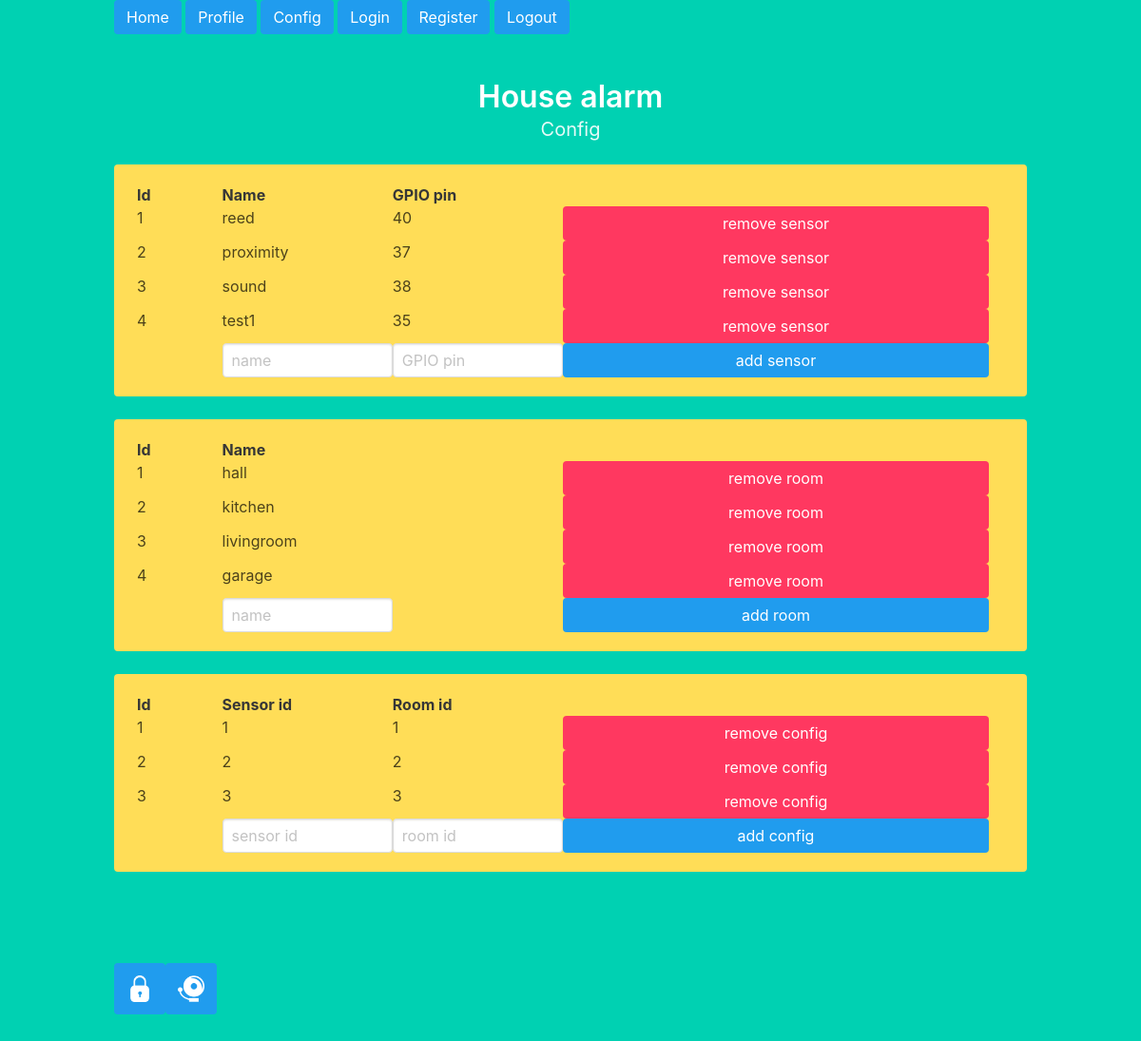
/config/main (signed in), run on the app's committed database.
### tables this page shows
CREATE TABLE "sensors" (
	"id"	INTEGER,
	"name"	TEXT,
	"GPIO_pin"	INTEGER,
	PRIMARY KEY("id")
);

CREATE TABLE "rooms" (
	"id"	INTEGER,
	"name"	TEXT,
	PRIMARY KEY("id")
);

### main.py (the view)
@main.route('/config/<action>', methods=['GET', 'POST'])
@login_required
@roles_accepted('admin','basicuser')
def config(action):
    if request.method == 'POST':
        if action=='addsensor':
            name = request.form.get('name')
            GPIO_pin = int(request.form.get('GPIO_pin'))
            add_sensor(name=name, pin=GPIO_pin)
            return redirect(url_for('main.config', action='main'))
        elif action=='addroom':
            name = request.form.get('name')
            add_room(name=name)
            return redirect(url_for('main.config', action='main'))
        elif action=='addconfig':
            sensor_id = request.form.get('sensor_id')
            room_id = request.form.get('room_id')
            add_config(sensor_id=sensor_id, room_id=room_id)
            return redirect(url_for('main.config', action='main'))
        elif action=='removesensor':
            id = request.form.get('id')
            remove_sensor(id)
            return redirect(url_for('main.config', action='main'))
        elif action=='removeroom':
            id = request.form.get('id')
            remove_room(id)
            return redirect(url_for('main.config', action='main'))
        elif action=='removeconfig':
            id = request.form.get('id')
            remove_config(id)
            return redirect(url_for('main.config', action='main'))
        else:
            return redirect(url_for('main.config', action='main'))
    else:
        config = get_config()
        sensors = get_sensors()
        rooms = get_rooms()
        return render_template('config.html', config=config, sensors=sensors,rooms=rooms)

### raspberry.py (called while the page is built)
def get_config():
    alarm_db = sqlite3.connect('db.sqlite3')
    cur = alarm_db.cursor()
    cmd = """SELECT id, sensor_id, room_id FROM config"""
    cur.execute(cmd)
    rec = cur.fetchall()
    list = []
    for r in rec:
        item = {'id':r[0], 'sensor_id':r[1], 'room_id':r[2]}
        list.append(item)
    return list

def get_rooms():
    alarm_db = sqlite3.connect('db.sqlite3')
    cur = alarm_db.cursor()
    cmd = """SELECT id, name FROM rooms"""
    cur.execute(cmd)
    rec = cur.fetchall()
    list = []
    for r in rec:
        item = {'id':r[0], 'name':r[1]}
        list.append(item)
    return list

def get_sensors():
    alarm_db = sqlite3.connect('db.sqlite3')
    cur = alarm_db.cursor()
    cmd = """SELECT id, name, GPIO_pin FROM sensors"""
    cur.execute(cmd)
    rec = cur.fetchall()
    list = []
    for r in rec:
        item = {'id':r[0], 'name':r[1], 'GPIO_pin':r[2]}
        list.append(item)
    return list

### templates/config.html (shortened to what this page needs)
{% extends "base.html" %}
{% block content %}
<h1 class="title">House alarm</h1>
<h2 class="subtitle">Config</h2>
{% if sensors %}
<div class="notification is-warning">
<table table-layout:auto width="100%" >
<thead>
    <tr>
        <th width="10%">Id</th>
        <th width="20%">Name</th>
        <th width="20%">GPIO pin<th>
    </tr>
</thead>
<tbody>
    {% for sensor in sensors %}
    <tr>
        <td>{{sensor['id']}}</td>
        <td>{{sensor['name']}}</td>
        <td>{{sensor['GPIO_pin']}}</td>
        <td>
            <form method="POST" action="/config/removesensor">
            <button class="button is-block is-danger is-fullwidth">remove sensor</button>
            </form>
        </td>
    </tr>
    {% endfor %}
</tbody>
</table>
<form method="POST" action="/config/addsensor">
<table table-layout:auto width="100%" >
<tbody>
    <tr>
        <td width="10%"></td>
        <td width="20%"><input class="input" type="text" name="name" placeholder="name" autofocus=""></td>
        <td width="20%"><input class="input" type="text" name="GPIO_pin" placeholder="GPIO pin" autofocus=""></td>
        <td>
            <button class="button is-block is-info is-fullwidth">add sensor</button>
        </td>
    </tr>
</tbody>
</table>
</form>
</div>
{% endif %}
{% if rooms %}
<div class="notification is-warning">
<table table-layout:auto width="100%" >
<thead>
    <tr>
        <th width="10%">Id</th>
        <th width="40%">Name</th>
    </tr>
</thead>
<tbody>
    {% for room in rooms %}
    <tr>
        <td>{{room['id']}}</td>
        <td>{{room['name']}}</td>
        <td>
            <form method="POST" action="/config/removeroom">
            <button class="button is-block is-danger is-fullwidth">remove room</button>
            </form>
        </td>
    </tr>
    {% endfor %}
</tbody>
</table>
<form method="POST" action="/config/addroom">
<table table-layout:auto width="100%" >
<tbody>
    <tr>
        <td width="10%"></td>
        <td width="20%"><input class="input" type="text" name="name" placeholder="name" autofocus=""></td>
        <td width="20%"></td>
        <td>
            <button class="button is-block is-info is-fullwidth">add room</button>
        </td>
    </tr>
</tbody>
</table>
</form>
</div>
{% endif %}
{% if config %}
<div class="notification is-warning">
<table table-layout:auto width="100%" >
<thead>
    <tr>
        <th width="10%">Id</th>
        <th width="20%">Sensor id</th>
        <th width="20%">Room id</th>
    </tr>
</thead>
<tbody>
    {% for configline in config %}
    <tr>
        <td>{{configline['id']}}</td>
        <td>{{configline['room_id']}}</td>
        <td>{{configline['room_id']}}</td>
        <td>
            <form method="POST" action="/config/removeconfig">
            <button class="button is-block is-danger is-fullwidth">remove config</button>
            </form>
        </td>
    </tr>
    {% endfor %}
</tbody>
</table>
<form method="POST" action="/config/addconfig">
<table table-layout:auto width="100%" >
<tbody>
    <tr>
        <td width="10%"></td>
        <td width="20%"><input class="input" type="text" name="sensor_id" placeholder="sensor id" autofocus=""></td>
        <td width="20%"><input class="input" type="text" name="room_id" placeholder="room id" autofocus=""></td>
        <td>
            <button class="button is-block is-info is-fullwidth">add config</button>
        </td>
    </tr>
</tbody>
</table>
</form>
</div>
{% endif %}
{% endblock %}

### templates/base.html (shortened to what this page needs)
<!DOCTYPE html>
<html>
<head>
    <link rel="stylesheet" href="{{url_for('static', filename = 'main.css')}}">
</head>
<body onload='updateAlarmState()'>
    <section class="hero is-primary is-fullheight">
        <div class="hero-head">
            <div class="container">
                <div id="navbarMenuHeroA">
                    <div>
                        <a class="button is-info" href="{{ url_for('main.index') }}">Home</a>
                        <a class="button is-info" href="{{ url_for('auth.profile') }}">Profile</a>
                        <a class="button is-info" href="{{ url_for('main.config', action='main') }}">Config</a>
                        <a class="button is-info" href="{{ url_for('auth.login') }}">Login</a>
                        <a class="button is-info" href="{{ url_for('auth.register') }}">Register</a>
                        <a class="button is-info" href="{{ url_for('auth.logout') }}">Logout</a>
                    </div>
                </div>
            </div>
        </div>
        <div class="hero-body">
            <div class="container has-text-centered">
               {% block content %}
               {% endblock %}
            </div>
        </div>
        <div class="hero-body">
            <div class="container">
                <div id="navbarMenuHeroA">
                    <div class="navbar-start">
                        <a id="flagArmed" class="navbar-item button is-large is-info"><img src="{{url_for('static', filename = 'Lock-48.png')}}"></img></a>
                        <a id="flagActivate" class="navbar-item button is-large is-info"><img src="{{url_for('static', filename = 'Device-Bell-48.png')}}"></img></a>
                    </div>
                </div>
            </div>
        </div>
    </section>
</body>
</html>

### data on the page
sensors: id "1", name "reed", GPIO_pin "40"
sensors: id "2", name "proximity", GPIO_pin "37"
sensors: id "3", name "sound", GPIO_pin "38"
sensors: id "4", name "test1", GPIO_pin "35"
rooms: id "1", name "hall"
rooms: id "2", name "kitchen"
rooms: id "3", name "livingroom"
rooms: id "4", name "garage"

### other printed values
{{ configline['id'] }} "1" "2" "3"
{{ configline['room_id'] }} "1" "2" "3"
